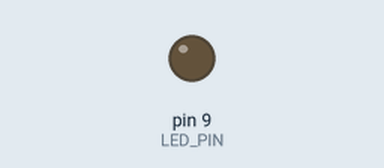
Bench run of a sketch on a simulated Arduino Uno, built with avr-gcc and run on an emulated ATmega328P. Shown: output pins drawn as LEDs (lit = HIGH).

Above: at 0.05 s.
At 1.2 s:
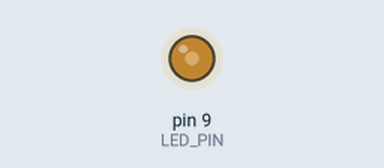
At 2.35 s:
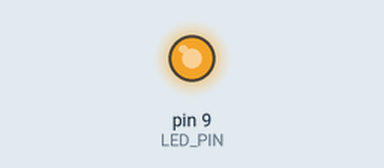
At 4.7 s:
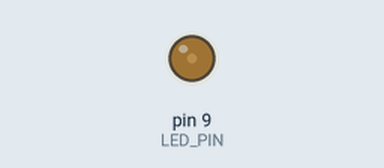
Timing chart, 0 to 6.8 s (numbered marks = the images above):
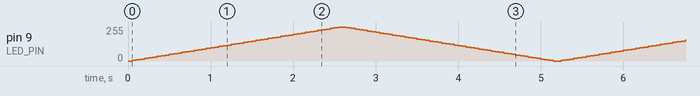

The sketch:

sketch__4_.ino
```cpp
#define LED_PIN 9
void setup() {
    pinMode(LED_PIN, OUTPUT);
}
void loop() {
    for (int brightness = 0; brightness <= 255; brightness += 5) {
        analogWrite(LED_PIN, brightness);
        delay(50);
    }
    for (int brightness = 255; brightness >= 0; brightness -= 5) {
        analogWrite(LED_PIN, brightness);
        delay(50);
    }
}
```
